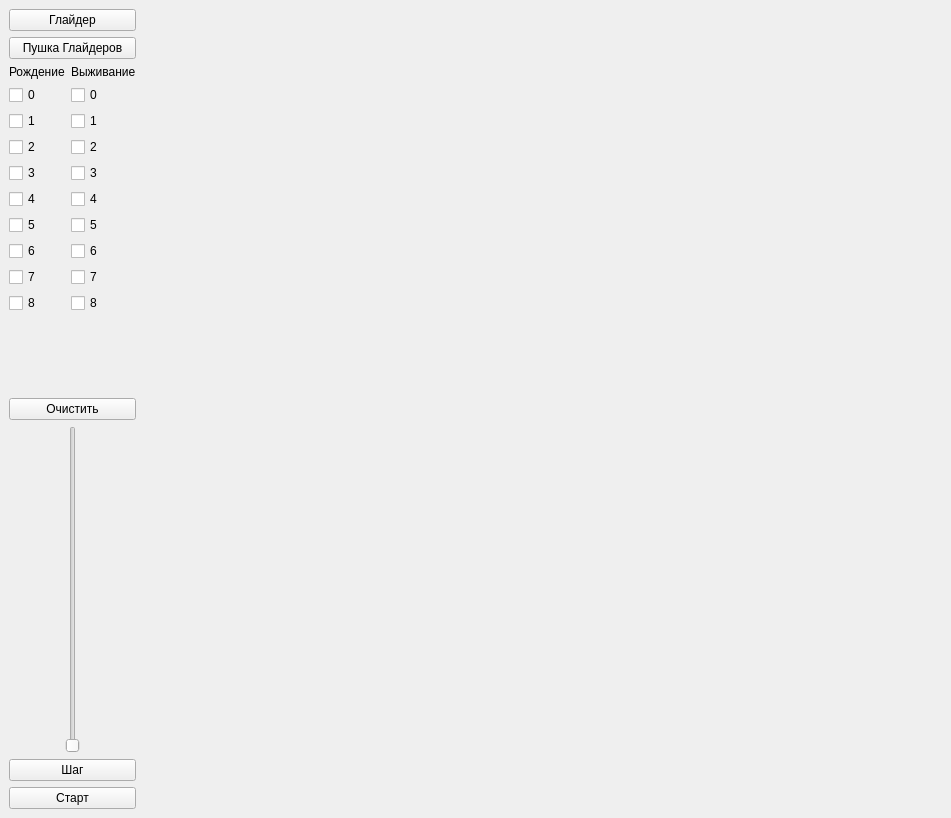
<?xml version="1.0" encoding="UTF-8"?>
<ui version="4.0">
 <class>MainWindow</class>
 <widget class="QMainWindow" name="MainWindow">
  <property name="windowModality">
   <enum>Qt::ApplicationModal</enum>
  </property>
  <property name="geometry">
   <rect>
    <x>0</x>
    <y>0</y>
    <width>743</width>
    <height>618</height>
   </rect>
  </property>
  <property name="sizePolicy">
   <sizepolicy hsizetype="Fixed" vsizetype="Fixed">
    <horstretch>0</horstretch>
    <verstretch>0</verstretch>
   </sizepolicy>
  </property>
  <property name="maximumSize">
   <size>
    <width>1000</width>
    <height>1000</height>
   </size>
  </property>
  <property name="windowTitle">
   <string>John Conway's Game of Life</string>
  </property>
  <widget class="QWidget" name="centralwidget">
   <layout class="QHBoxLayout" name="horizontalLayout">
    <item>
     <layout class="QVBoxLayout" name="verticalLayout">
      <item>
       <widget class="QPushButton" name="pushButton_3">
        <property name="text">
         <string>Глайдер</string>
        </property>
       </widget>
      </item>
      <item>
       <widget class="QPushButton" name="pushButton_4">
        <property name="text">
         <string>Пушка Глайдеров</string>
        </property>
       </widget>
      </item>
      <item>
       <layout class="QFormLayout" name="formLayout">
        <item row="0" column="0">
         <widget class="QLabel" name="label">
          <property name="text">
           <string>Рождение</string>
          </property>
         </widget>
        </item>
        <item row="0" column="1">
         <widget class="QLabel" name="label_2">
          <property name="text">
           <string>Выживание</string>
          </property>
         </widget>
        </item>
        <item row="1" column="0">
         <widget class="QCheckBox" name="checkBox">
          <property name="text">
           <string>0</string>
          </property>
         </widget>
        </item>
        <item row="1" column="1">
         <widget class="QCheckBox" name="checkBox_2">
          <property name="text">
           <string>0</string>
          </property>
         </widget>
        </item>
        <item row="2" column="0">
         <widget class="QCheckBox" name="checkBox_3">
          <property name="text">
           <string>1</string>
          </property>
         </widget>
        </item>
        <item row="2" column="1">
         <widget class="QCheckBox" name="checkBox_4">
          <property name="text">
           <string>1</string>
          </property>
         </widget>
        </item>
        <item row="3" column="0">
         <widget class="QCheckBox" name="checkBox_5">
          <property name="text">
           <string>2</string>
          </property>
         </widget>
        </item>
        <item row="3" column="1">
         <widget class="QCheckBox" name="checkBox_6">
          <property name="text">
           <string>2</string>
          </property>
         </widget>
        </item>
        <item row="4" column="0">
         <widget class="QCheckBox" name="checkBox_7">
          <property name="text">
           <string>3</string>
          </property>
         </widget>
        </item>
        <item row="4" column="1">
         <widget class="QCheckBox" name="checkBox_8">
          <property name="text">
           <string>3</string>
          </property>
         </widget>
        </item>
        <item row="5" column="0">
         <widget class="QCheckBox" name="checkBox_9">
          <property name="text">
           <string>4</string>
          </property>
         </widget>
        </item>
        <item row="5" column="1">
         <widget class="QCheckBox" name="checkBox_10">
          <property name="text">
           <string>4</string>
          </property>
         </widget>
        </item>
        <item row="6" column="0">
         <widget class="QCheckBox" name="checkBox_11">
          <property name="text">
           <string>5</string>
          </property>
         </widget>
        </item>
        <item row="6" column="1">
         <widget class="QCheckBox" name="checkBox_12">
          <property name="text">
           <string>5</string>
          </property>
         </widget>
        </item>
        <item row="7" column="0">
         <widget class="QCheckBox" name="checkBox_13">
          <property name="text">
           <string>6</string>
          </property>
         </widget>
        </item>
        <item row="7" column="1">
         <widget class="QCheckBox" name="checkBox_14">
          <property name="text">
           <string>6</string>
          </property>
         </widget>
        </item>
        <item row="8" column="0">
         <widget class="QCheckBox" name="checkBox_15">
          <property name="text">
           <string>7</string>
          </property>
         </widget>
        </item>
        <item row="8" column="1">
         <widget class="QCheckBox" name="checkBox_16">
          <property name="text">
           <string>7</string>
          </property>
         </widget>
        </item>
        <item row="9" column="0">
         <widget class="QCheckBox" name="checkBox_17">
          <property name="text">
           <string>8</string>
          </property>
         </widget>
        </item>
        <item row="9" column="1">
         <widget class="QCheckBox" name="checkBox_18">
          <property name="text">
           <string>8</string>
          </property>
         </widget>
        </item>
       </layout>
      </item>
      <item>
       <widget class="QPushButton" name="pushButton_5">
        <property name="text">
         <string>Очистить</string>
        </property>
       </widget>
      </item>
      <item>
       <layout class="QHBoxLayout" name="horizontalLayout_2">
        <item>
         <widget class="QSlider" name="verticalSlider">
          <property name="sizePolicy">
           <sizepolicy hsizetype="Fixed" vsizetype="Minimum">
            <horstretch>0</horstretch>
            <verstretch>0</verstretch>
           </sizepolicy>
          </property>
          <property name="minimum">
           <number>1</number>
          </property>
          <property name="maximum">
           <number>20</number>
          </property>
          <property name="pageStep">
           <number>1</number>
          </property>
          <property name="orientation">
           <enum>Qt::Vertical</enum>
          </property>
         </widget>
        </item>
       </layout>
      </item>
      <item>
       <widget class="QPushButton" name="pushButton_2">
        <property name="text">
         <string>Шаг</string>
        </property>
       </widget>
      </item>
      <item>
       <widget class="QPushButton" name="pushButton">
        <property name="text">
         <string>Старт</string>
        </property>
       </widget>
      </item>
     </layout>
    </item>
    <item>
     <widget class="GLWidget" name="widget" native="true">
      <property name="sizePolicy">
       <sizepolicy hsizetype="Fixed" vsizetype="Fixed">
        <horstretch>0</horstretch>
        <verstretch>0</verstretch>
       </sizepolicy>
      </property>
      <property name="minimumSize">
       <size>
        <width>800</width>
        <height>800</height>
       </size>
      </property>
      <property name="maximumSize">
       <size>
        <width>800</width>
        <height>800</height>
       </size>
      </property>
     </widget>
    </item>
   </layout>
  </widget>
 </widget>
 <customwidgets>
  <customwidget>
   <class>GLWidget</class>
   <extends>QWidget</extends>
   <header>glwidget.h</header>
   <container>1</container>
  </customwidget>
 </customwidgets>
 <resources/>
 <connections/>
</ui>
